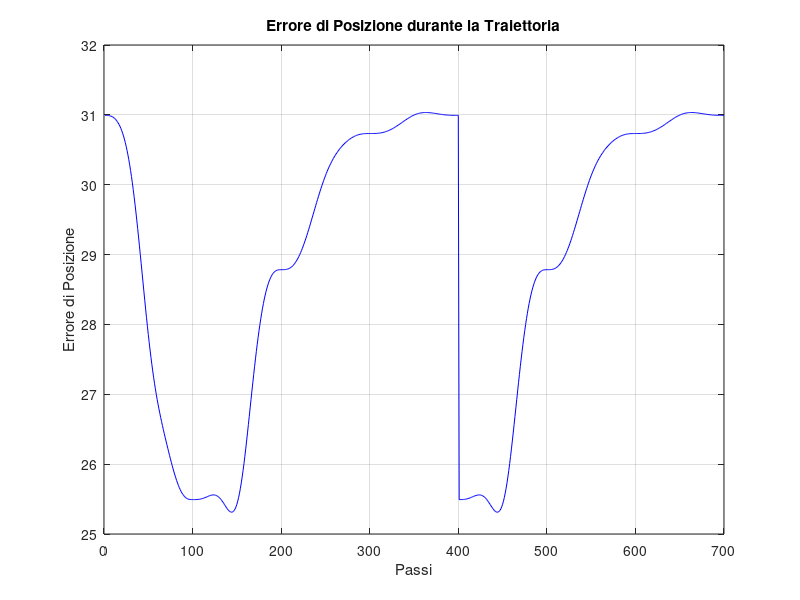
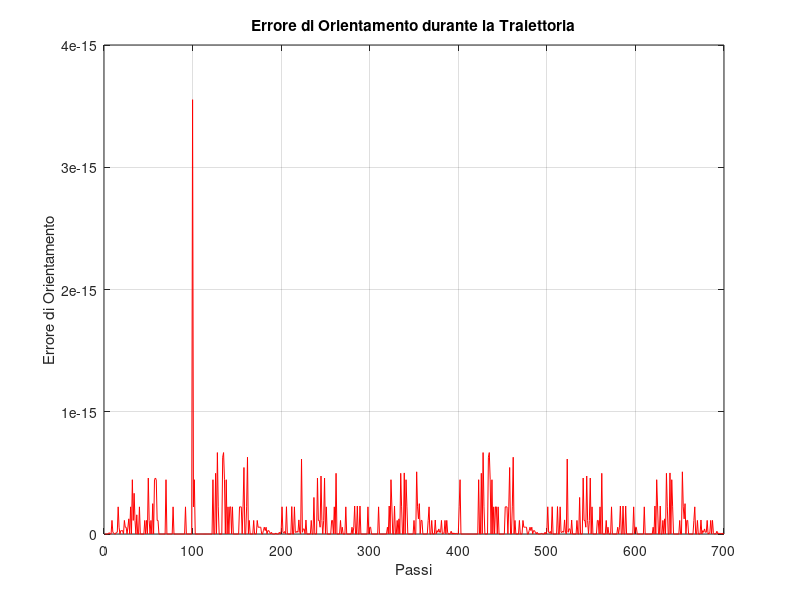
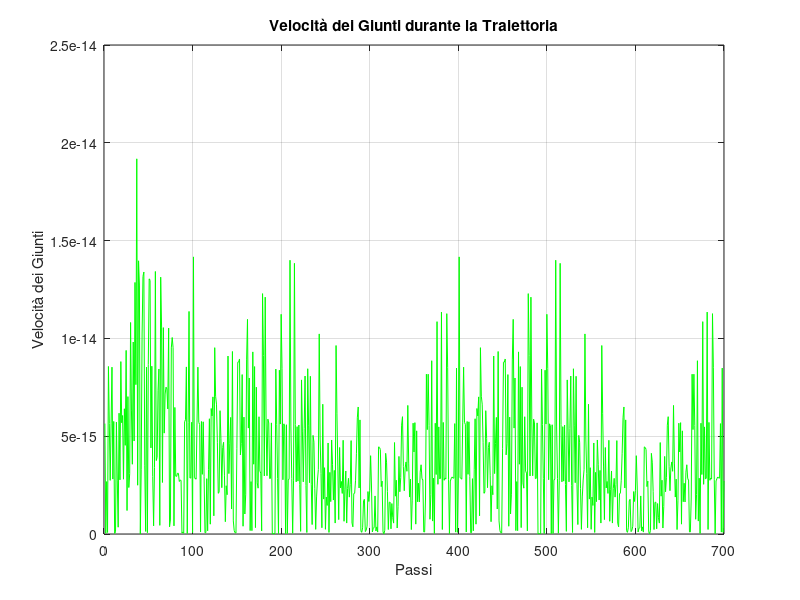
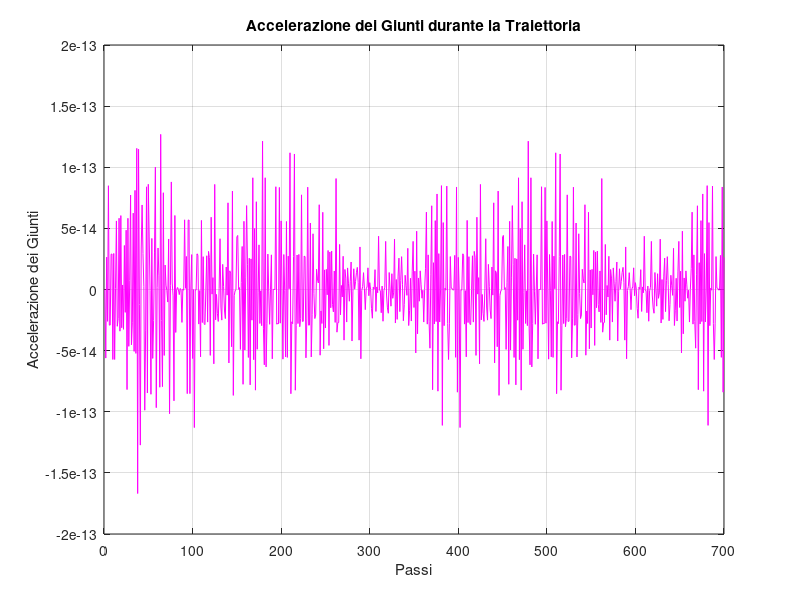

These figures' MATLAB source, in order: (Note: this script raises an error after producing the figures.)
% Prendibot_FV_graphics
% Script per analizzare i dati della simulazione

% Carica i dati della simulazione
load('prendibot_trajectory_analysis.mat', 'traj_endeffector', 'errors_position', 'errors_orientation', 'joint_velocities', 'joint_accelerations', 'singularity_values', 'q_trajectory');

% Visualizzazione degli errori di posizione
figure;
plot(errors_position, 'b-');
xlabel('Passi');
ylabel('Errore di Posizione');
title('Errore di Posizione durante la Traiettoria');
grid on;

% Visualizzazione degli errori di orientamento
figure;
plot(errors_orientation, 'r-');
xlabel('Passi');
ylabel('Errore di Orientamento');
title('Errore di Orientamento durante la Traiettoria');
grid on;

% Visualizzazione delle velocità dei giunti
figure;
plot(joint_velocities, 'g-');
xlabel('Passi');
ylabel('Velocità dei Giunti');
title('Velocità dei Giunti durante la Traiettoria');
grid on;

% Visualizzazione delle accelerazioni dei giunti
figure;
plot(joint_accelerations, 'm-');
xlabel('Passi');
ylabel('Accelerazione dei Giunti');
title('Accelerazione dei Giunti durante la Traiettoria');
grid on;

% Visualizzazione dei valori singolari
figure;
plot(singularity_values);
xlabel('Passi');
ylabel('Valori Singolari del Jacobiano');
title('Valori Singolari del Jacobiano durante la Traiettoria');
grid on;

%% Grafici Singolarità
% Analisi della singolarità
singular_values = zeros(size(q_trajectory, 1), 1);
for i = 1:size(q_trajectory, 1)
    singular_values(i) = min(svd(Rob.jacob0(q_trajectory(i, :))));
end

figure;
plot(singular_values, 'k-');
xlabel('Passi');
ylabel('Valore Singolare Minimo');
title('Analisi della Singolarità durante la Traiettoria');
grid on;

disp('Analisi grafica completata.');

